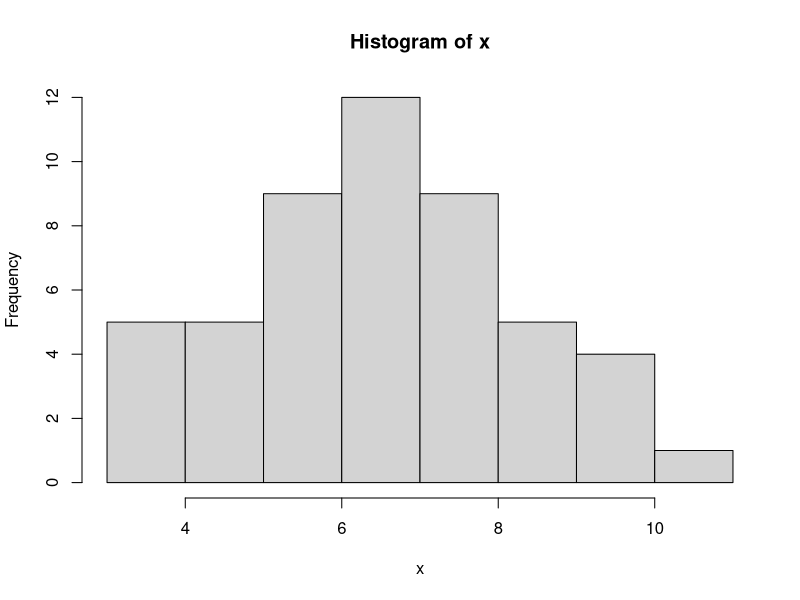
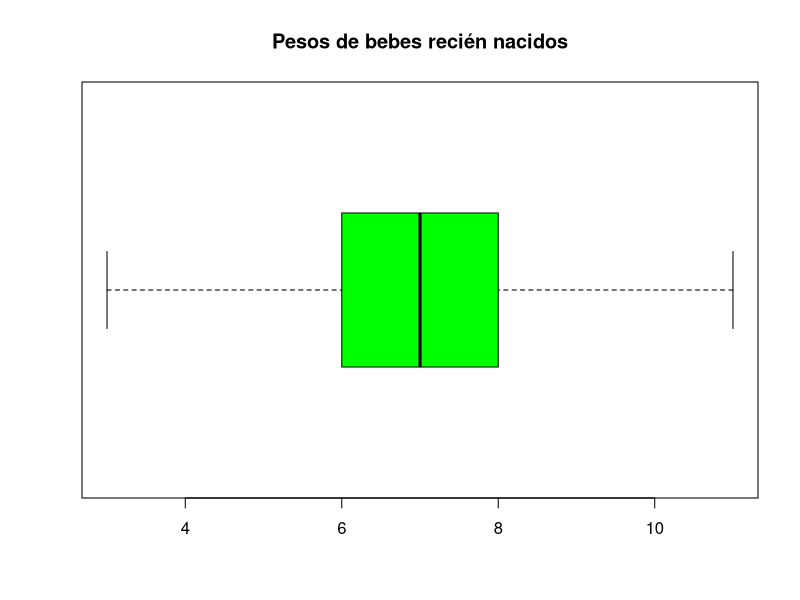

The R script that drew these images, in order:
# LABORATORIO 3: MEDIDAS DE POSICIÓN Y FORMA 

# En el siguiente conjunto de números, se proporcionan los pesos (redondeados a la libra más próxima) 
# de los bebes nacidos durante un cierto intervalo de tiempo en un hospital: 
# 4, 8, 4, 6, 8, 6, 7, 7, 7, 8, 10, 9, 7, 6, 10, 8, 5, 9, 6, 3, 7, 6, 4, 7, 6, 9, 7, 
# 4, 7, 6, 8, 8, 9, 11, 8, 7, 10, 8, 5, 7, 7, 6, 5, 10, 8, 9, 7, 5, 6, 5.
# a. Encontrar el percentil 34, el decil 7, y cuartil 3 y sus interpretaciones.
# b. ¿Es esta una distribución sesgada? ¿De ser así en qué dirección?
# c. ¿Qué tipo de deformación vertical presenta?
# d. Hacer el diagrama de cajas e interpretar los resultados.
  
# Introducir la data
# Medidas de forma
x<-c(4,8,4,6,8,6,7,7,7,8,10,9,7,6,10,8,5,9,6,3,7,6,4,7,6,9,7,4,7,6,8,8,9,11,8,7,10,8,5,7,7,6,5,10,8,9,7,5,6,5)

# Hallamos las medidas de Posición
quantile(x,prob = c(0.34,0.07,0.75))

# Hallamos las medidas de forma
library(psych)

#Asimetria
skew(x, na.rm = TRUE,type=3)

#Kurtosis
kurtosi(x, na.rm = TRUE,type=3)

#  Hallamos un resumen estadístico
library(psych)
describe(x)

# Verificamos con un histograma, la deformación vertical y horizontal de la data

hist(x) 

# Hallamos el gráfico de diagrama de caja de la data

boxplot(x, horizontal = TRUE, col = "green",main="Pesos de bebes recién nacidos"
        ,border = "black")












